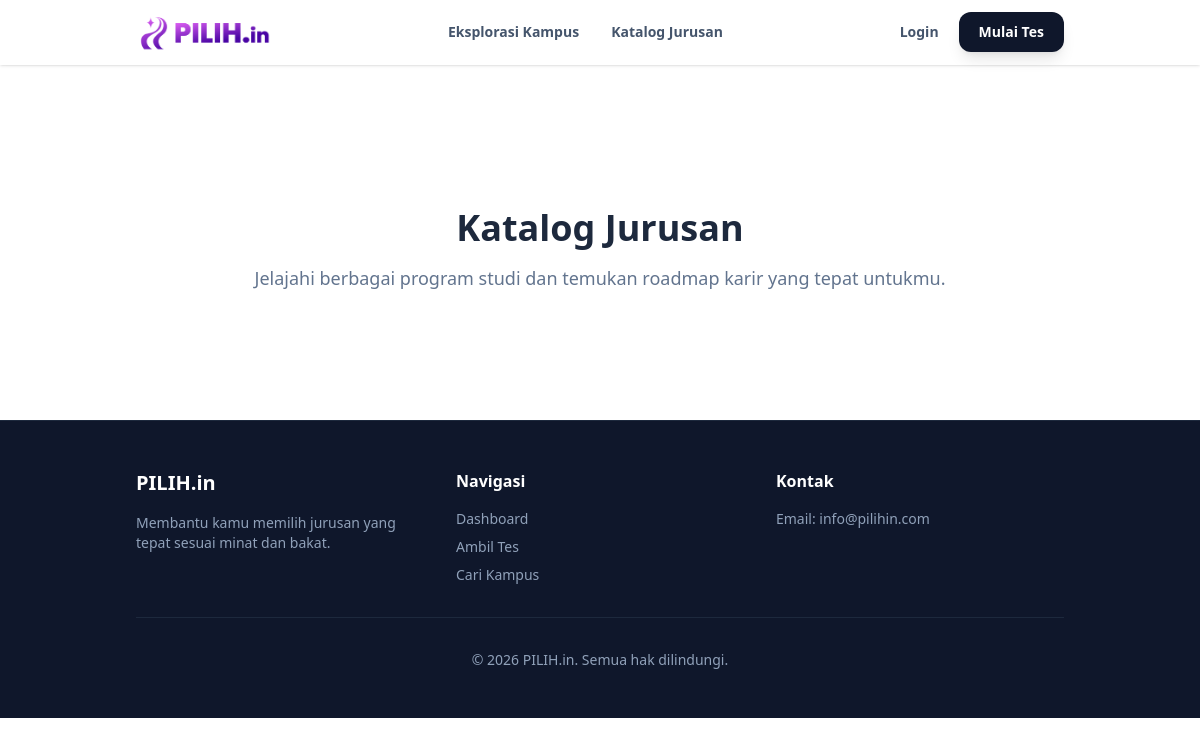
The app's page /katalog_jurusan.php, older data.
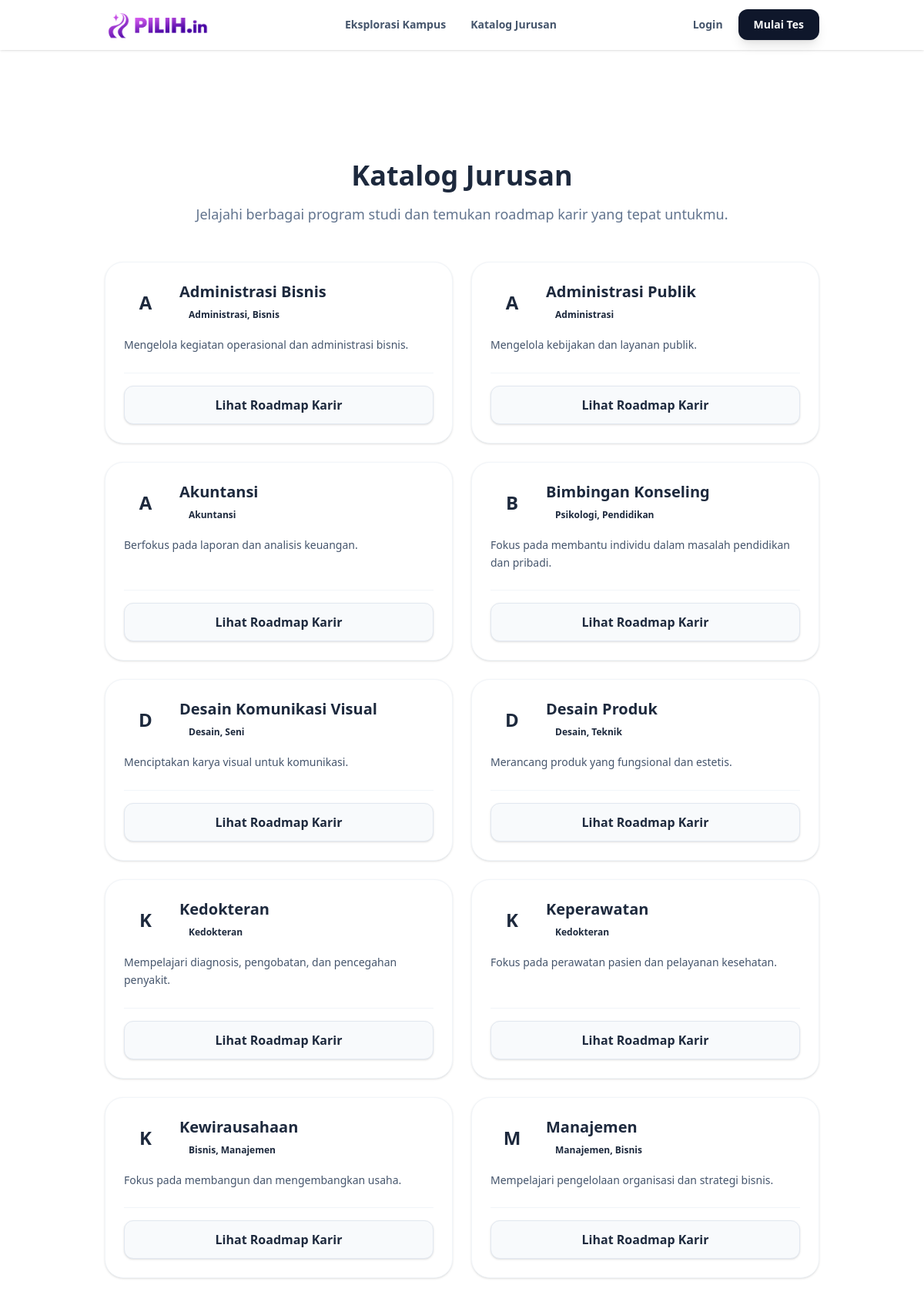
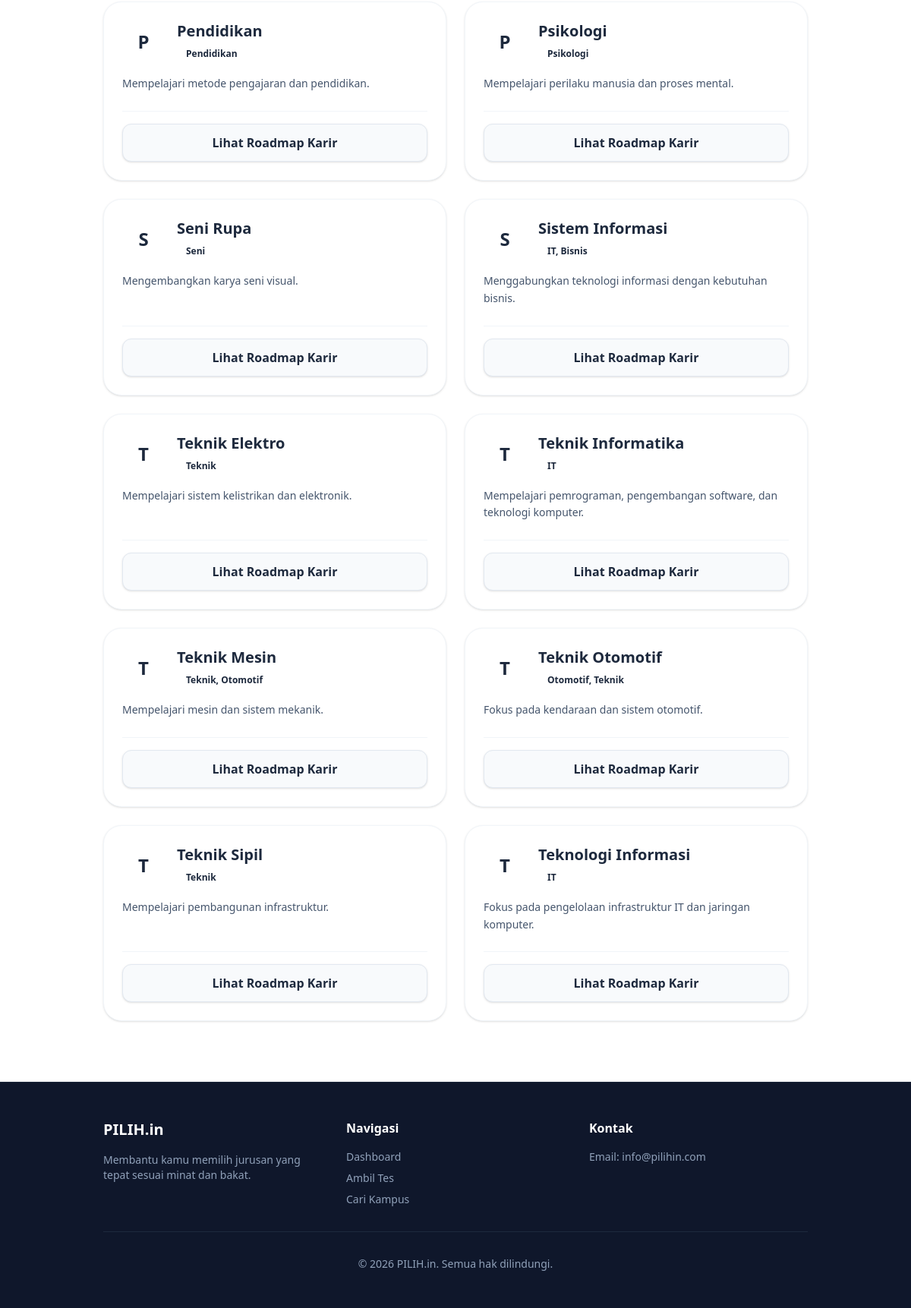
The same page, newer data (2 pictures, top to bottom).
### tables this page shows
CREATE TABLE `jurusan` (
  `id_jurusan` int(11) NOT NULL,
  `nama_jurusan` varchar(100) NOT NULL,
  `deskripsi_singkat` text NOT NULL,
  `kategori_relevan` varchar(50) NOT NULL,
  `prospek_karir` text DEFAULT NULL,
  `gambar_url` varchar(255) DEFAULT NULL
);

### katalog_jurusan.php (the view, shortened to what this page needs)
<?php
require_once 'database/koneksi.php';
$query = "SELECT * FROM jurusan ORDER BY nama_jurusan ASC";
$result = mysqli_query($koneksi, $query);
?>
<!DOCTYPE html>
<html lang="id">
<head>
    <link href="./src/output.css" rel="stylesheet">
</head>
<body class="bg-base font-sans text-slate-800">
    <?php include 'components/navbar.php'; ?>
    <main class="pt-32 pb-20 container mx-auto px-4 lg:px-12">
        <div class="text-center mb-12">
            <h1 class="text-4xl font-bold text-slate-800 mb-4">Katalog <span class="text-primary">Jurusan</span></h1>
            <p class="text-lg text-slate-500">Jelajahi berbagai program studi dan temukan roadmap karir yang tepat untukmu.</p>
        </div>
        <div class="grid grid-cols-1 md:grid-cols-2 gap-6">
            <?php while ($row = mysqli_fetch_assoc($result)): ?>
            <div class="bg-white p-6 rounded-3xl shadow-sm border border-slate-100 hover:shadow-lg transition hover:-translate-y-1 flex flex-col justify-between">
                <div>
                    <div class="flex items-center gap-4 mb-4">
                        <div class="w-14 h-14 bg-primary/10 text-primary rounded-full flex items-center justify-center text-2xl font-bold">
                            <?= strtoupper(substr($row['nama_jurusan'], 0, 1)) ?>
                        </div>
                        <div>
                            <h3 class="font-bold text-xl text-slate-800"><?= htmlspecialchars($row['nama_jurusan']) ?></h3>
                            <span class="inline-block mt-1 text-xs font-semibold text-primary bg-primary/10 px-3 py-1 rounded-full"><?= htmlspecialchars($row['kategori_relevan']) ?></span>
                        </div>
                    </div>
                    <p class="text-slate-600 mb-6 leading-relaxed text-sm">
                        <?= htmlspecialchars($row['deskripsi_singkat']) ?>
                    </p>
                </div>
                <div class="border-t border-slate-100 pt-4">
                    <a href="roadmap.php?id_jurusan=<?= $row['id_jurusan'] ?>" class="block w-full py-3 bg-slate-50 border border-slate-200 text-slate-800 rounded-xl font-semibold hover:bg-primary hover:text-white transition text-center shadow-sm">
                        Lihat Roadmap Karir
                    </a>
                </div>
            </div>
            <?php endwhile; ?>
        </div>
    </main>
    <?php include 'components/footer.php'; ?>
</body>
</html>

Row changes from the older to the newer data that the page shows:
added jurusan: nama_jurusan "A", nama_jurusan "Administrasi Bisnis", kategori_relevan "Administrasi, Bisnis", deskripsi_singkat "Mengelola kegiatan operasional dan administrasi bisnis."
added jurusan: nama_jurusan "A", nama_jurusan "Administrasi Publik", kategori_relevan "Administrasi", deskripsi_singkat "Mengelola kebijakan dan layanan publik."
added jurusan: nama_jurusan "A", nama_jurusan "Akuntansi", kategori_relevan "Akuntansi", deskripsi_singkat "Berfokus pada laporan dan analisis keuangan."
added jurusan: nama_jurusan "B", nama_jurusan "Bimbingan Konseling", kategori_relevan "Psikologi, Pendidikan", deskripsi_singkat "Fokus pada membantu individu dalam masalah pendidikan dan pribadi."
added jurusan: nama_jurusan "D", nama_jurusan "Desain Komunikasi Visual", kategori_relevan "Desain, Seni", deskripsi_singkat "Menciptakan karya visual untuk komunikasi."
added jurusan: nama_jurusan "D", nama_jurusan "Desain Produk", kategori_relevan "Desain, Teknik", deskripsi_singkat "Merancang produk yang fungsional dan estetis."
added jurusan: nama_jurusan "K", nama_jurusan "Kedokteran", kategori_relevan "Kedokteran", deskripsi_singkat "Mempelajari diagnosis, pengobatan, dan pencegahan penyakit."
added jurusan: nama_jurusan "K", nama_jurusan "Keperawatan", kategori_relevan "Kedokteran", deskripsi_singkat "Fokus pada perawatan pasien dan pelayanan kesehatan."
added jurusan: nama_jurusan "K", nama_jurusan "Kewirausahaan", kategori_relevan "Bisnis, Manajemen", deskripsi_singkat "Fokus pada membangun dan mengembangkan usaha."
added jurusan: nama_jurusan "M", nama_jurusan "Manajemen", kategori_relevan "Manajemen, Bisnis", deskripsi_singkat "Mempelajari pengelolaan organisasi dan strategi bisnis."
added jurusan: nama_jurusan "P", nama_jurusan "Pendidikan", kategori_relevan "Pendidikan", deskripsi_singkat "Mempelajari metode pengajaran dan pendidikan."
added jurusan: nama_jurusan "P", nama_jurusan "Psikologi", kategori_relevan "Psikologi", deskripsi_singkat "Mempelajari perilaku manusia dan proses mental."
added jurusan: nama_jurusan "S", nama_jurusan "Seni Rupa", kategori_relevan "Seni", deskripsi_singkat "Mengembangkan karya seni visual."
added jurusan: nama_jurusan "S", nama_jurusan "Sistem Informasi", kategori_relevan "IT, Bisnis", deskripsi_singkat "Menggabungkan teknologi informasi dengan kebutuhan bisnis."
added jurusan: nama_jurusan "T", nama_jurusan "Teknik Elektro", kategori_relevan "Teknik", deskripsi_singkat "Mempelajari sistem kelistrikan dan elektronik."
added jurusan: nama_jurusan "T", nama_jurusan "Teknik Informatika", kategori_relevan "IT", deskripsi_singkat "Mempelajari pemrograman, pengembangan software, dan teknologi komputer."
added jurusan: nama_jurusan "T", nama_jurusan "Teknik Mesin", kategori_relevan "Teknik, Otomotif", deskripsi_singkat "Mempelajari mesin dan sistem mekanik."
added jurusan: nama_jurusan "T", nama_jurusan "Teknik Otomotif", kategori_relevan "Otomotif, Teknik", deskripsi_singkat "Fokus pada kendaraan dan sistem otomotif."
added jurusan: nama_jurusan "T", nama_jurusan "Teknik Sipil", kategori_relevan "Teknik", deskripsi_singkat "Mempelajari pembangunan infrastruktur."
added jurusan: nama_jurusan "T", nama_jurusan "Teknologi Informasi", kategori_relevan "IT", deskripsi_singkat "Fokus pada pengelolaan infrastruktur IT dan jaringan komputer."
